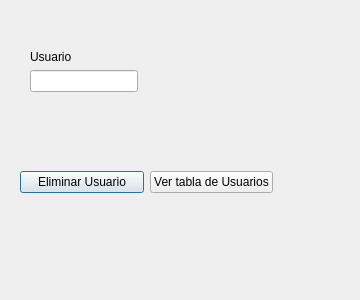
<?xml version="1.0" encoding="UTF-8"?>
<ui version="4.0">
 <class>Dialog</class>
 <widget class="QDialog" name="Dialog">
  <property name="geometry">
   <rect>
    <x>0</x>
    <y>0</y>
    <width>360</width>
    <height>300</height>
   </rect>
  </property>
  <property name="maximumSize">
   <size>
    <width>360</width>
    <height>300</height>
   </size>
  </property>
  <property name="windowTitle">
   <string>Eliminar Usuarios</string>
  </property>
  <widget class="QWidget" name="layoutWidget">
   <property name="geometry">
    <rect>
     <x>30</x>
     <y>50</y>
     <width>133</width>
     <height>46</height>
    </rect>
   </property>
   <layout class="QFormLayout" name="formLayout">
    <item row="0" column="0">
     <widget class="QLabel" name="label">
      <property name="text">
       <string>Usuario</string>
      </property>
     </widget>
    </item>
    <item row="1" column="0">
     <widget class="QLineEdit" name="Usuario"/>
    </item>
   </layout>
  </widget>
  <widget class="QWidget" name="">
   <property name="geometry">
    <rect>
     <x>20</x>
     <y>170</y>
     <width>253</width>
     <height>25</height>
    </rect>
   </property>
   <layout class="QHBoxLayout" name="horizontalLayout">
    <item>
     <widget class="QPushButton" name="Eliminar">
      <property name="text">
       <string>Eliminar Usuario</string>
      </property>
     </widget>
    </item>
    <item>
     <widget class="QPushButton" name="Ver">
      <property name="text">
       <string>Ver tabla de Usuarios</string>
      </property>
     </widget>
    </item>
   </layout>
  </widget>
 </widget>
 <resources/>
 <connections/>
</ui>
